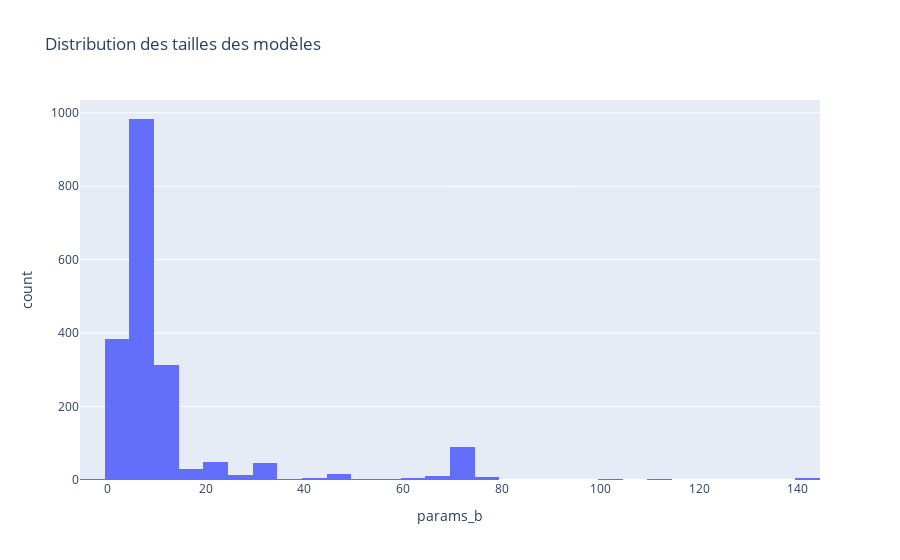

Source (notebook cell):
### Code cell
# distributions des tailles des modèles
fig = px.histogram(df, x="params_b", nbins=50, title="Distribution des tailles des modèles")
fig.show()

### Figure 1 — Plotly figure (JSON) as saved in the notebook; plotly's stock layout.template omitted (floating-point values rounded to 4 significant figures; data arrays with more than 128 entries replaced by an {"elided": "..."} marker saying what was removed)
{"data": [{"alignmentgroup": "True", "bingroup": "x", "hovertemplate": "params_b=%{x}<br>count=%{y}<extra></extra>", "legendgroup": "", "marker": {"color": "#636efa", "pattern": {"shape": ""}}, "name": "", "nbinsx": 50, "offsetgroup": "", "orientation": "v", "showlegend": false, "type": "histogram", "x": {"elided": "1986 int values"}, "xaxis": "x", "yaxis": "y"}], "layout": {"barmode": "relative", "legend": {"tracegroupgap": 0}, "title": {"text": "Distribution des tailles des modèles"}, "xaxis": {"anchor": "y", "domain": [0, 1], "title": {"text": "params_b"}}, "yaxis": {"anchor": "x", "domain": [0, 1], "title": {"text": "count"}}}}
